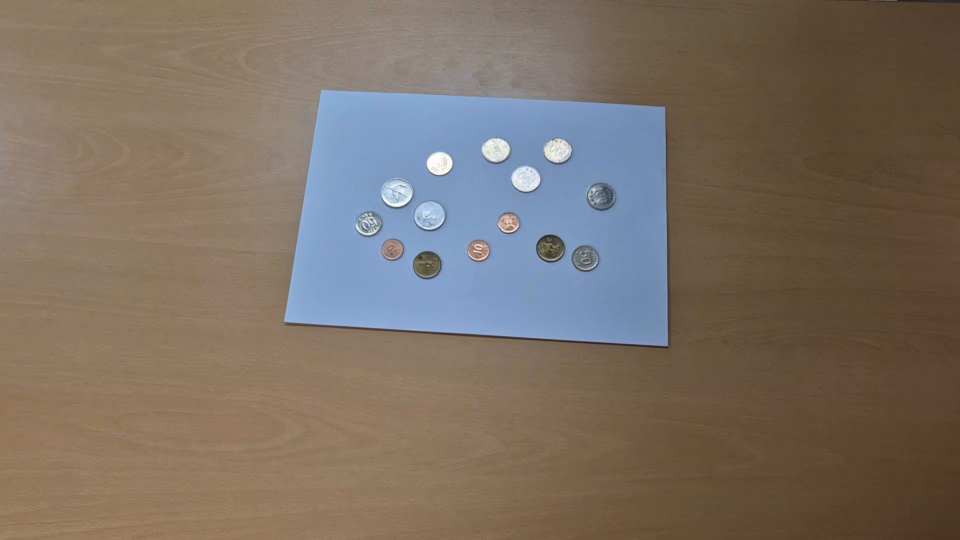
#> input picture frame 8 of report05/coins.mp4, 1920 x 1080 px (shown at 1/2 size)
$ python report05.py
#> lines starting #> are read from the running program, lines starting #| are printed output that depends on the picture; after the words box and inside, x2 and y2 are one past the last pixel; in counts of white or black regions, pixels touching at a corner belong together

# OpenCV 라이브러리: 동영상 읽기, 영상 처리 및 화면 출력에 사용
import cv2

# =======================================
# 동영상 파일 불러오기
# =======================================

# 동영상 파일을 읽기 위한 VideoCapture 객체 생성
cap = cv2.VideoCapture("coins.mp4")

# 동영상 파일이 정상적으로 열리지 않은 경우 프로그램 종료
if not cap.isOpened():
    print("동영상을 열 수 없습니다.")
    exit()

# 동영상의 초당 프레임 수(FPS) 확인
fps = cap.get(cv2.CAP_PROP_FPS)

# FPS를 기준으로 프레임 간 대기 시간 계산
delay = max(1, round(1000 / fps)) if fps > 0 else 33

# 사용자가 q 키를 눌렀는지 확인하기 위한 변수
quit_requested = False

# 스페이스바를 눌렀을 때 일시정지 상태를 저장할 변수
paused = False

# =======================================
# 출력 창 크기 및 위치 설정
# =======================================

# 원본 영상 출력 창 생성 및 위치 설정
cv2.namedWindow("Original Video", cv2.WINDOW_NORMAL)
cv2.resizeWindow("Original Video", 480, 320)
cv2.moveWindow("Original Video", 0, 0)

# Y 채널 영상 출력 창 생성 및 위치 설정
cv2.namedWindow("Y Channel", cv2.WINDOW_NORMAL)
cv2.resizeWindow("Y Channel", 480, 320)
cv2.moveWindow("Y Channel", 490, 0)

# 이진화 영상 출력 창 생성 및 위치 설정
cv2.namedWindow("Binary Image", cv2.WINDOW_NORMAL)
cv2.resizeWindow("Binary Image", 480, 320)
cv2.moveWindow("Binary Image", 980, 0)

# 모폴로지 처리 영상 출력 창 생성 및 위치 설정
cv2.namedWindow("Morphology Image", cv2.WINDOW_NORMAL)
cv2.resizeWindow("Morphology Image", 480, 320)
cv2.moveWindow("Morphology Image", 245, 370)

# 최종 동전 검출 결과 출력 창 생성 및 위치 설정
cv2.namedWindow("Coin Detection", cv2.WINDOW_NORMAL)
cv2.resizeWindow("Coin Detection", 480, 320)
cv2.moveWindow("Coin Detection", 735, 370)

# =======================================
# 동영상 프레임 읽기 및 출력
# =======================================

# 동영상의 프레임을 순서대로 읽기 위해 반복문 실행
while True:

    # 동영상에서 프레임 한 장 읽기
    # ret : 프레임 읽기 성공 여부
    # frame : 읽어 온 영상 프레임
    ret, frame = cap.read()
#> frame is the input picture: shape (1080, 1920, 3); mean B, G, R 99.5, 110.6, 123.9

    # 동영상이 끝나거나 프레임을 읽지 못한 경우 반복문 종료
    if not ret:
        break

    # 현재 프레임을 화면에 출력
    cv2.imshow("Original Video", frame)

    # =======================================
    # Y 채널 추출
    # =======================================

    # BGR 영상을 YCrCb 색 공간으로 변환
    ycrcb = cv2.cvtColor(frame, cv2.COLOR_BGR2YCrCb)
#> ycrcb: shape (1080, 1920, 3); mean of channels 0, 1, 2 113.3, 135.6, 120.1

    # YCrCb 영상에서 밝기 정보인 Y 채널 추출
    y_channel = ycrcb[:, :, 0]
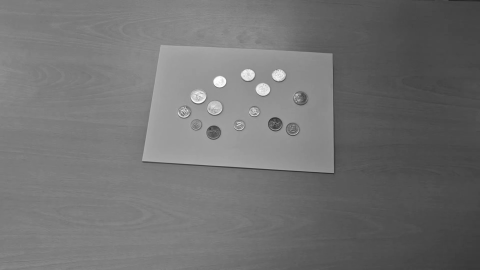
#> y_channel: shape (1080, 1920) (shown at 1/4 size); min 22, max 255, mean 113.3

    # 추출한 Y 채널 영상을 화면에 출력
    cv2.imshow("Y Channel", y_channel)

    # =======================================
    # Otsu 이진화
    # =======================================

    # Otsu 알고리즘으로 최적의 임계값을 자동 계산하여 이진화
    threshold_value, binary = cv2.threshold(
        y_channel, 0, 255, cv2.THRESH_BINARY_INV + cv2.THRESH_OTSU
    )
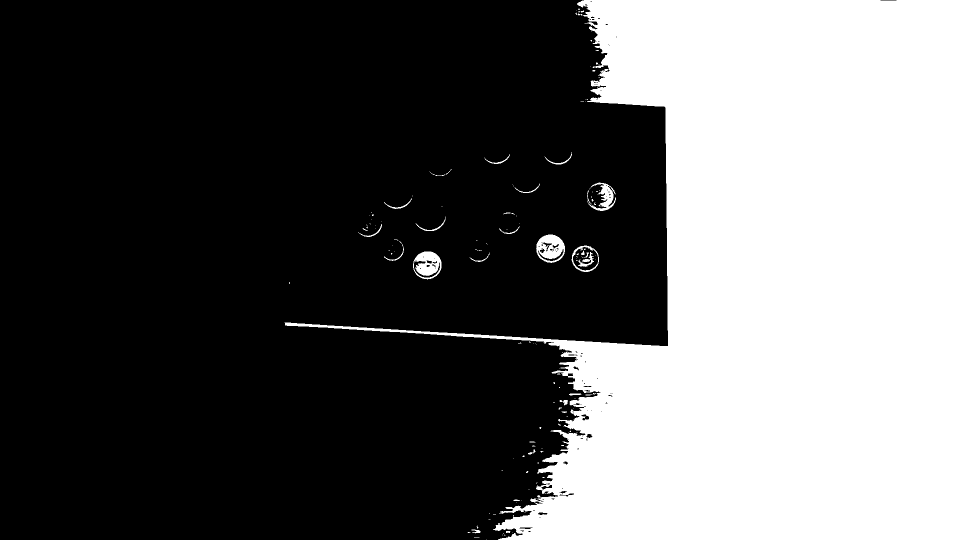
#> binary: shape (1080, 1920) (shown at 1/2 size); 36.8% white; 149 white regions (119 under 20 px), largest, box (x1, y1, x2, y2) and area: (569, 0, 1920, 1080) 755214, (1072, 469, 1130, 526) 2108, (826, 503, 883, 559) 2015
#> threshold_value = 106

    # 이진화된 영상을 화면에 출력
    cv2.imshow("Binary Image", binary)

    # =======================================
    # 모폴로지 연산
    # =======================================

    # Closing에 사용할 11x11 타원형 구조 요소 생성
    closing_kernel = cv2.getStructuringElement(
        cv2.MORPH_ELLIPSE, (11, 11)
    )

    # Opening에 사용할 3x3 타원형 구조 요소 생성
    opening_kernel = cv2.getStructuringElement(
        cv2.MORPH_ELLIPSE, (3, 3)
    )

    # Closing 연산으로 동전 내부의 검은색 빈 부분 메우기
    closed = cv2.morphologyEx(
        binary, cv2.MORPH_CLOSE, closing_kernel
    )
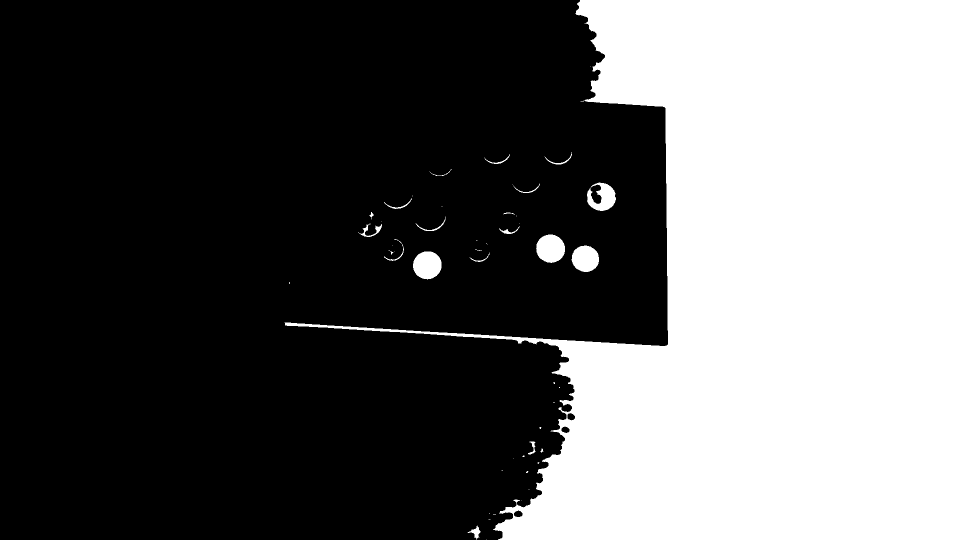
#> closed: shape (1080, 1920) (shown at 1/2 size); 37.3% white; 50 white regions (29 under 20 px), largest, box (x1, y1, x2, y2) and area: (569, 0, 1920, 1080) 761890, (1072, 469, 1130, 526) 2558, (826, 503, 883, 559) 2509

    # Opening 연산으로 작은 흰색 잡음 제거
    opened = cv2.morphologyEx(
        closed, cv2.MORPH_OPEN, opening_kernel
    )
#> opened: shape (1080, 1920); 37.3% white; 38 white regions (17 under 20 px), largest, box (x1, y1, x2, y2) and area: (570, 0, 1920, 1080) 761763, (1072, 469, 1130, 526) 2558, (826, 503, 883, 559) 2508

    # 모폴로지 연산 결과를 화면에 출력
    cv2.imshow("Morphology Image", opened)

    # =======================================
    # 연결 요소 분석 및 동전 검출
    # =======================================

    # 흰색으로 연결된 영역을 찾아 개수, 레이블, 통계 정보, 중심 좌표 반환
    num_labels, labels, stats, centroids = cv2.connectedComponentsWithStats(opened)
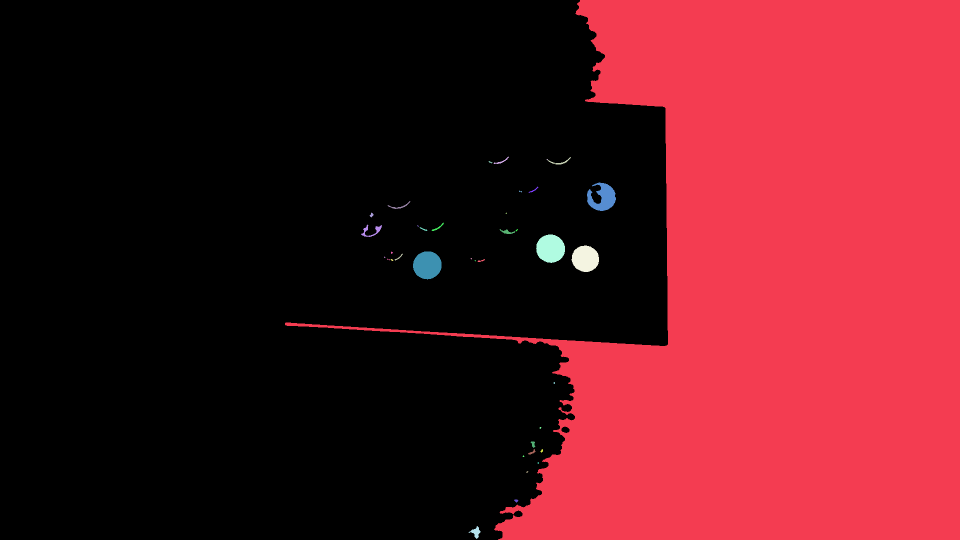
#> labels: shape (1080, 1920) int32 (shown at 1/2 size); 39 distinct labels, from 0 to 38; one colour per label, 0 black
#> num_labels = 39; stats = 39 rows, first 6: [0, 0, 1336, 1080, 1300868], [570, 0, 1350, 1080, 761763], [987, 313, 31, 15, 88], [1096, 314, 46, 15, 130], [1093, 318, 3, 3, 5], [977, 322, 8, 5, 15]; centroids = 39 pairs, first value 609.1 to 1556.5, second value 319 to 1064.1

    # 너무 작은 영역을 제외하기 위한 최소 면적 설정
    min_area = 900

    # 책상 배경처럼 지나치게 큰 영역을 제외하기 위한 최대 면적 설정
    max_area = 10000

    # 원본 프레임을 복사하여 검출 결과 표시
    result = frame.copy()

    # 검출된 동전 개수를 저장할 변수
    coin_count = 0

    # 0번 배경을 제외하고 각 연결 영역 검사
    for i in range(1, num_labels):

        # 현재 영역의 위치, 크기, 면적 정보 가져오기
        x, y, w, h, area = stats[i]

        # 각 연결 영역의 번호와 면적 출력
        print(f"영역 {i}: 면적 = {area}")

        # 너무 작거나 큰 영역은 동전이 아닌 것으로 판단하여 제외
        if area < min_area or area > max_area:
            continue

        # 동전 개수 증가
        coin_count += 1

        # 검출된 영역에 초록색 Bounding Box 표시
        cv2.rectangle(result, (x, y), (x + w, y + h), (0, 255, 0), 2)

        # Bounding Box 위에 동전 번호 표시
        cv2.putText(
            result, str(coin_count), (x, max(20, y - 10)),
            cv2.FONT_HERSHEY_SIMPLEX, 0.7, (0, 0, 255), 2
        )
#> this loop made 38 passes
#> (x, y, w, h, area) on passes 1, 2, 3, 6, 7, 9, 10, 12: (570, 0, 1350, 1080, 761763), (987, 313, 31, 15, 88), (1096, 314, 46, 15, 130), (1174, 365, 58, 57, 1972), (1057, 373, 20, 13, 49), (775, 402, 46, 16, 127), (739, 425, 8, 10, 42), (863, 445, 25, 17, 81)
#> (printed output is left out)
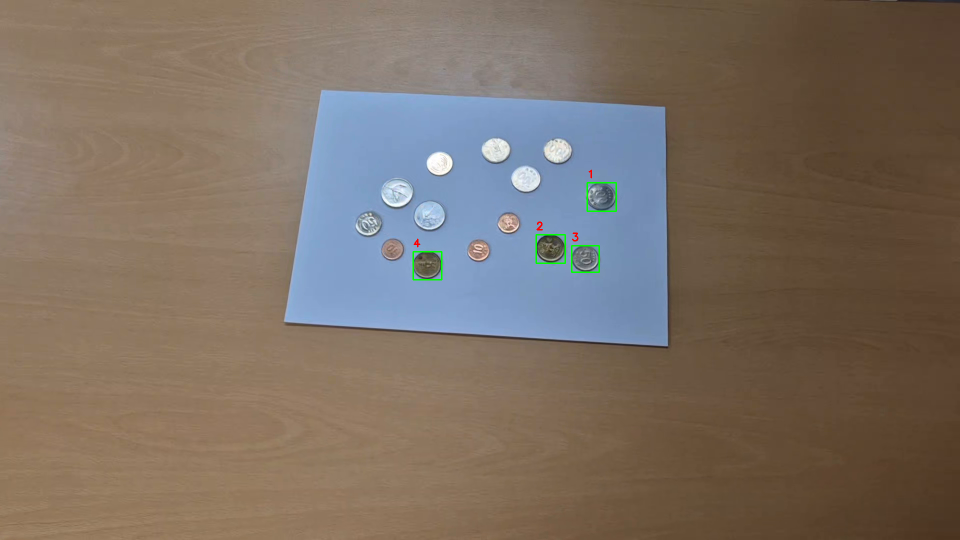
#> result: shape (1080, 1920, 3) (shown at 1/2 size); 0.15% of pixels changed, all inside (x1, y1, x2, y2) = (825, 339, 1234, 561)
#> after the loop, coin_count = 4

    # 화면 왼쪽 위에 최종 동전 개수 표시
    cv2.putText(
        result, f"Coin Count: {coin_count}", (20, 40),
        cv2.FONT_HERSHEY_SIMPLEX, 1, (255, 0, 0), 2
    )
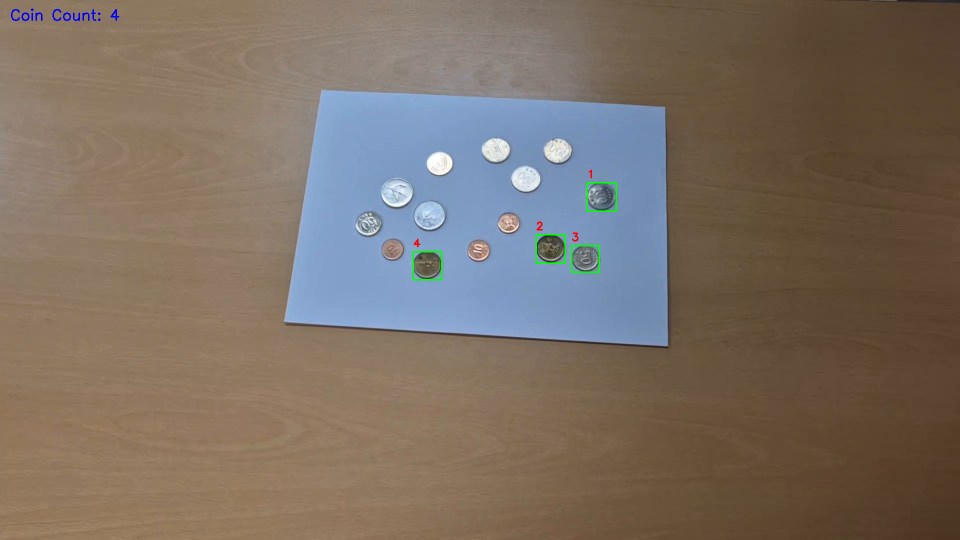
#> result: shape (1080, 1920, 3) (shown at 1/2 size); 0.06% of pixels changed, all inside (x1, y1, x2, y2) = (22, 17, 239, 42)

    # 동전 검출 결과를 화면에 출력
    cv2.imshow("Coin Detection", result)

    # =======================================
    # 키 입력 및 일시정지 처리
    # =======================================

    # 프레임 간 대기 시간 동안 키 입력 확인
    key = cv2.waitKey(delay) & 0xFF
#> (key q is pressed here)

    # q 키를 누르면 동영상 재생 종료
    if key == ord('q'):
        quit_requested = True
        break

    # 스페이스바를 누르면 일시정지
    if key == ord(' '):
        paused = True

    # 일시정지 상태에서는 다음 프레임을 읽지 않고 대기
    while paused:

        # 키 입력 확인
        key = cv2.waitKey(30) & 0xFF

        # 스페이스바를 다시 누르면 재생
        if key == ord(' '):
            paused = False

        # q 키를 누르면 프로그램 종료
        elif key == ord('q'):
            quit_requested = True
            break

    # 일시정지 중 q 키를 눌렀다면 바깥 반복문도 종료
    if quit_requested:
        break

# =======================================
# 마지막 프레임 출력 유지
# =======================================

# 동영상이 정상적으로 끝난 경우 q 키 입력까지 창 유지
if not quit_requested:
    while True:
        if cv2.waitKey(30) & 0xFF == ord('q'):
            break

# =======================================
# 프로그램 종료
# =======================================

# 동영상 파일과 관련된 자원 해제
cap.release()

# 생성된 모든 OpenCV 창 닫기
cv2.destroyAllWindows()

$ run again, starting later in the video
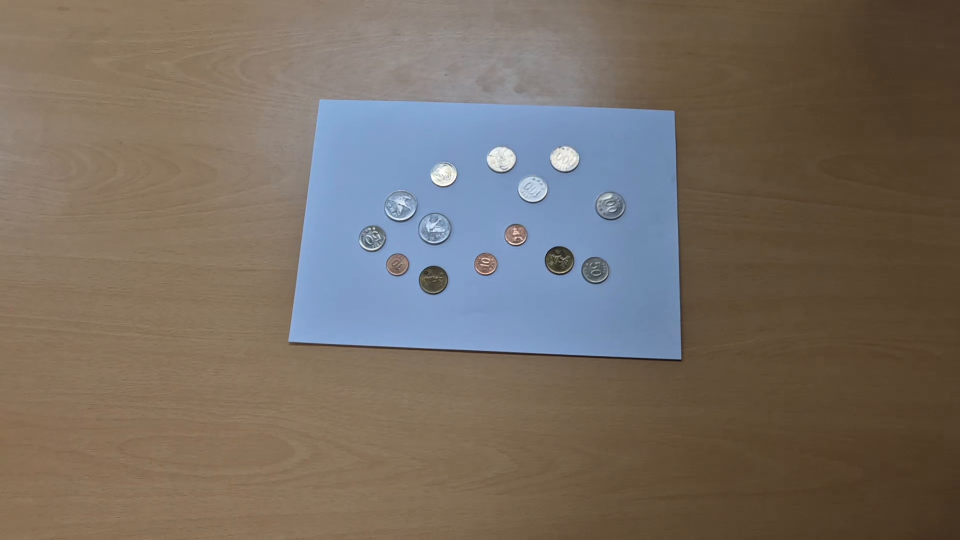
#> input picture frame 39 of report05/coins.mp4, 1920 x 1080 px (shown at 1/2 size)
#> frame is the input picture: shape (1080, 1920, 3); mean B, G, R 98.4, 108.1, 118.9
#> ycrcb: shape (1080, 1920, 3); mean of channels 0, 1, 2 110.2, 134.1, 121.2
#> `threshold_value, binary = cv2.threshold( y_channel, 0, 255, cv2.THRESH..`:
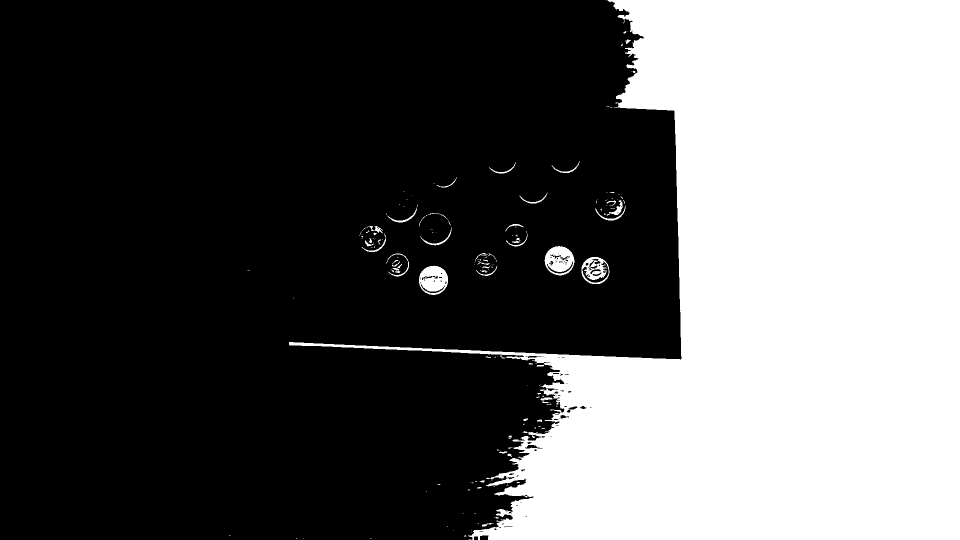
#> binary: shape (1080, 1920) (shown at 1/2 size); 36.4% white; 185 white regions (135 under 20 px), largest, box (x1, y1, x2, y2) and area: (578, 0, 1920, 1080) 744726, (838, 531, 896, 590) 2403, (1089, 492, 1149, 551) 2344
#> threshold_value = 102
#> closed: shape (1080, 1920); 36.9% white; 61 white regions (38 under 20 px), largest, box (x1, y1, x2, y2) and area: (578, 0, 1920, 1080) 751131, (1089, 492, 1149, 551) 2719, (838, 531, 896, 590) 2680
#> opened: shape (1080, 1920); 36.9% white; 34 white regions (13 under 20 px), largest, box (x1, y1, x2, y2) and area: (578, 0, 1920, 1080) 750928, (1089, 492, 1149, 551) 2719, (838, 531, 896, 590) 2680
#> labels: shape (1080, 1920) int32; 35 distinct labels, from 0 to 34
#> num_labels = 35; stats = 35 rows, first 6: [0, 0, 1362, 1080, 1308306], [578, 0, 1342, 1080, 750928], [1247, 62, 6, 5, 16], [982, 333, 46, 14, 129], [1111, 332, 44, 14, 128], [1107, 335, 4, 4, 8]; centroids = 35 pairs, first value 593 to 1555.5, second value 64.25 to 1078.3
#> the loop `for i in range(1, num_labels):` made 34 passes
#> (x, y, w, h, area) on passes 1, 3, 4, 6, 8, 9, 10, 11: (578, 0, 1342, 1080, 750928), (982, 333, 46, 14, 129), (1111, 332, 44, 14, 128), (902, 362, 8, 8, 20), (1040, 393, 12, 10, 30), (1053, 392, 39, 15, 114), (1191, 392, 60, 49, 1596), (781, 421, 52, 24, 201)
#> (printed output is left out)
#> after the loop `for i in range(1, num_labels):`: coin_count = 6
#> `cv2.putText( result, f"Coin Count: {coin_count}", (20, 40), cv2.FONT_H..`:
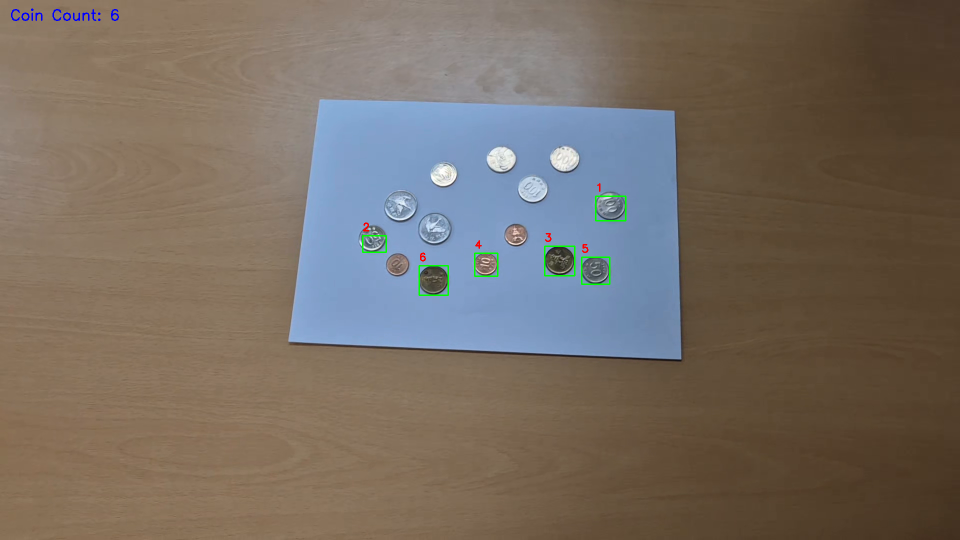
#> result: shape (1080, 1920, 3) (shown at 1/2 size); mean B, G, R 98.2, 108.2, 118.6
